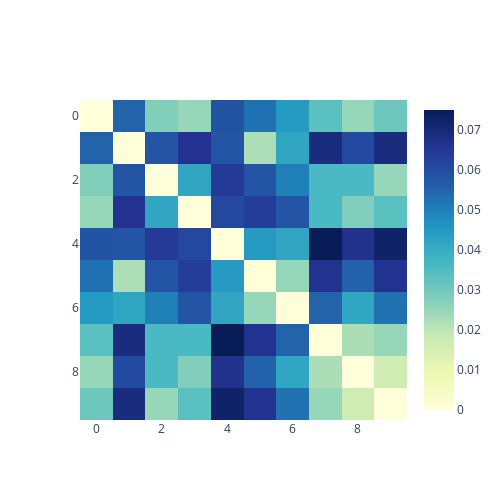

Notebook cell for this chart:
### Code cell
c = ClusteringSeq([smc.cluster_cons(cluster_id) for cluster_id in np.unique(smc.assignments)], revcomp=False)
c.calc_dist_mat()
c.plot_dist_mat(variable_scale=True)
